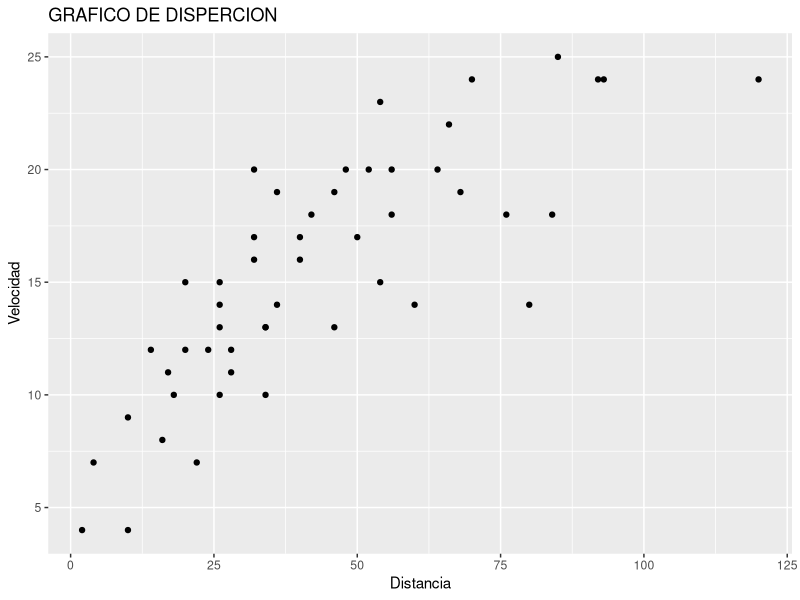
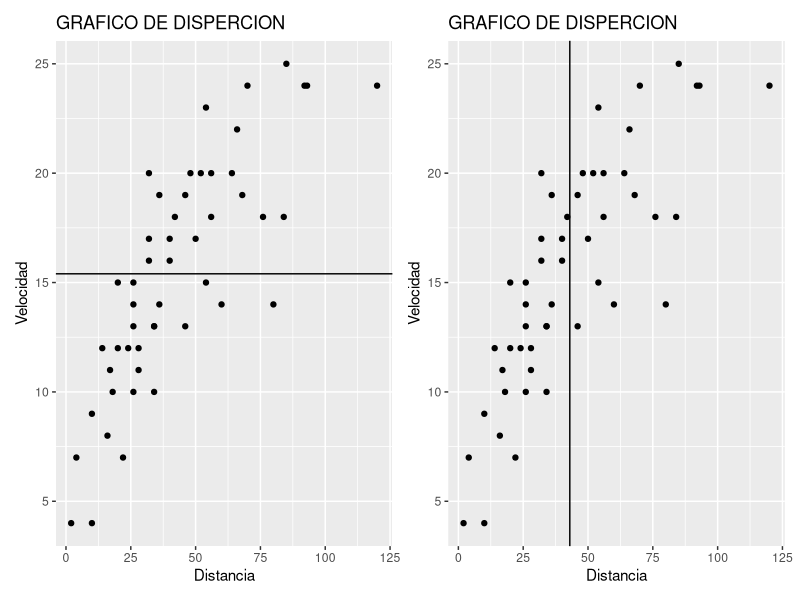

Here is the R script that generated these plots, in order:
## ---- chunk 1
knitr::opts_chunk$set(echo = TRUE,
                      message = FALSE,
                      warning = FALSE,
                      out.width = "60%",
                      out.height = "60%",
                      fig.align = "center")

# LIBRERÍAS NECESARIAS

library(ggplot2)
library(dplyr)
library(patchwork)

## ---- chunk 2
autos_dist <- 
cars %>% ggplot(aes(x=dist, y=speed)) + 
  geom_point() + 
  ggtitle('GRAFICO DE DISPERCION') +
  xlab('Distancia') + 
  ylab('Velocidad')

autos_dist

## ---- chunk 3

(autos_dist + geom_hline(yintercept = mean(cars$speed))) + ( 
  autos_dist + geom_vline(xintercept = mean(cars$dist)))
